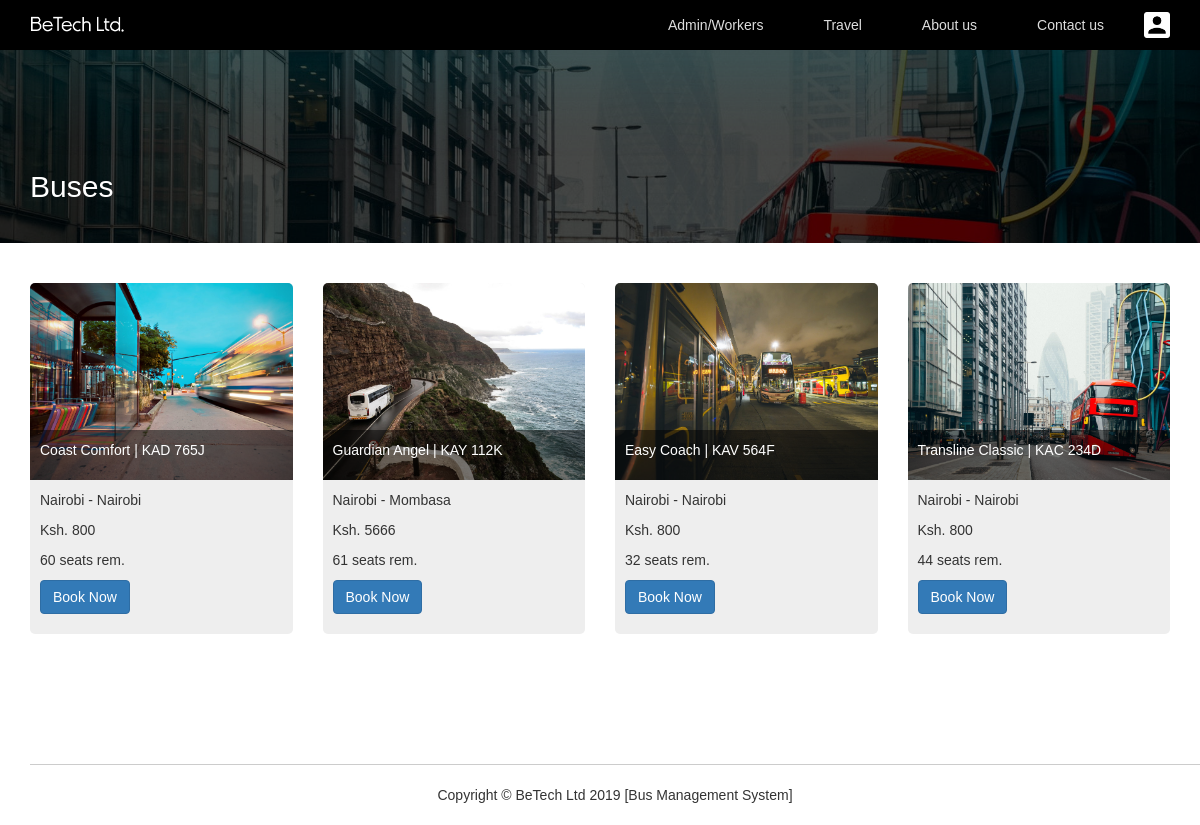
The app's page /buses.php with its own data.
### tables this page shows
CREATE TABLE `buses` (
  `id` int(255) NOT NULL,
  `name` varchar(255) NOT NULL,
  `plate` varchar(255) NOT NULL,
  `route` varchar(255) NOT NULL,
  `seats` int(255) NOT NULL,
  `image` text NOT NULL
);

CREATE TABLE `routes` (
  `id` int(255) NOT NULL,
  `departure` text NOT NULL,
  `destination` text NOT NULL,
  `fare` varchar(255) NOT NULL
);

### include/header-include.php (called while the page is built, shortened)
<?php
  $root_url = "http://localhost/bus-management/";
?>

### buses.php (the view, shortened to what this page needs)
<?php
  include("include/header-include.php");
?>
<html>
<head>
    <?php
        include($root_path . "include/head.php");
    ?>
</head>
<body>
  <?php
      include($root_path . "include/navigation.php");
  ?>
  <div class="pull-left w-100" style="width:100%; background: url('images/street_coach.jpeg'); background-size: cover; background-position: center; ">
  <div class="pull-left w-100" style="width:100%; padding:100px 0px 30px 0px; background: rgba(0,0,0,.7);">
      <div class="container">
          <h2 style="color: #fff;">Buses</h2>
      </div>
  </div>
  </div>
  <div class="main-body buses">
    <div class="container">
      <div class="pull-left" style="float: left; width: 100%; padding: 20px 0px;">
      </div>
      <div class="row">
       <?php
        $buses_q = "SELECT * FROM buses ";
        if(isset($_GET['route-id'])) {
          $rid = $_GET['route-id'];
          $buses_q .= " WHERE route = '$rid' ORDER BY id DESC";
        } else {
          $buses_q .= " WHERE 1 ORDER BY id DESC";
        }
        $get = mysqli_query($connection, $buses_q);
        if(mysqli_num_rows($get) > 0) {
           while($bus = mysqli_fetch_array($get)) {
        ?>
        <div class="col-xs-12 col-sm-6 col-md-3">
          <div class="one-bus">
            <div class="bus-details-box">
              <div class="bus-details-inner" style="background: url('<?php echo $bus["image"]; ?>'); -webkit-background-size: cover;
       -o-background-size: cover;
          background-size: cover;
  background-position: center;">
                <div class="bus-details-slide">
                  <p><?php echo $bus["name"]; ?> | <?php echo $bus["plate"]; ?></p>
                </div>
              </div>
            </div>
            <div class="more-details">
              <?php
              $route_id = (int)$bus["route"];
              $route = mysqli_query($connection, "SELECT * FROM routes WHERE id = '$route_id'");
              $route = mysqli_fetch_array($route);
              ?>
              <p><?php echo $route["departure"] ." - " . $route["destination"]; ?></p>
              <p>Ksh. <?php echo $route["fare"]; ?></p>
              <?php
              $bus_id = $bus["id"];
              $rem_q = "SELECT * FROM seats WHERE bus_id = '$bus_id' AND booking = 'empty-seat'";
              $rem = mysqli_query($connection, $rem_q);
              $rem_seats = mysqli_num_rows($rem);
              ?>
              <p><?php echo $rem_seats; ?> seats rem.</p>
              <?php
                if(isset($_SESSION["admin"])) {
              ?>
              <a href="<?php echo($root_url); ?>admin/bookings.php?bus-id=<?php echo $bus["id"]; ?>" class="btn btn-primary">View Bookings</a>
              <?php
                } else {
              ?>
              <a href="<?php echo $root_url; ?>customer/book.php?bus-id=<?php echo $bus["id"]; ?>" class="btn btn-primary" >Book Now</a>
              <?php
                }
              ?>
            </div>
          </div>
        </div>
        <?php
            }
        }
      ?>
      </div>
    <?php
    include($root_path . "include/footer.php");
    ?>
    </body>
</html>

### include/head.php (shortened to what this page needs)
<link rel="stylesheet" type="text/css" href="<?php echo $root_url; ?>css/overall.css" />
<link rel="stylesheet" type="text/css" href="<?php echo $root_url; ?>css/navigation.css" />
<link rel="stylesheet" type="text/css" href="<?php echo $root_url; ?>css/bootstrap.min.css" />
<link rel="stylesheet" type="text/css" href="<?php echo $root_url; ?>css/footer.css">
<link rel="stylesheet" type="text/css" href="<?php echo $root_url; ?>css/file_upload.css">
<link rel="stylesheet" type="text/css" href="<?php echo $root_url; ?>css/simple-inputs.css">
<link rel="stylesheet" type="text/css" href="<?php echo $root_url; ?>css/login-register.css">
<link rel="stylesheet" type="text/css" href="<?php echo $root_url; ?>css/routes.css">
<link rel="stylesheet" type="text/css" href="<?php echo $root_url; ?>css/buses.css">
<link rel="stylesheet" type="text/css" href="<?php echo $root_url; ?>css/index.css">

### include/navigation.php (shortened to what this page needs)
<div class="site-header">
<div class="container">
<a href="<?php echo $root_url; ?>index.php">
    <img class="site-logo" src="<?php echo $root_url; ?>images/icons/betech_logo.png" />
</a>
<div class="desk_nav_wrapper">
    <ul class="list-unstyled list-inline desk_nav">
        <a href="">
            <li class="desk_menu user_menu">
                <img src="<?php echo $root_url; ?>images/icons/user_icon.png" alt="User Image" class="img-responsive nav_profile_pic" />
            </li>
        </a>
        <a href="<?php echo $root_url; ?>contact-us.php">
            <li class="desk_menu">Contact us</li>
        </a>
        <a href="<?php echo $root_url; ?>about-us.php">
            <li class="desk_menu">About us</li>
        </a>
        <li class="desk_menu">Travel
        </li>
        <a href="<?php echo $root_url; ?>login.php">
            <li class="desk_menu">Admin/Workers</li>
        </a>
    </ul>
</div>
</div>
</div>
<div class="clear-nav"></div>

### include/footer.php (shortened to what this page needs)
<div class="site-footer">
<div class="container">
<div class="copy-stat text-center">
<br />Copyright &copy; BeTech Ltd 2019 [Bus Management System]
<br /><br />
</div>
</div>
</div>

### css/overall.css (style rules this page uses)
* { padding: 0px; margin: 0px; outline: 0px; border: none; box-sizing: border-box; font-family: Helvetica; font-family: Sans-Serif,"Segoe UI","Segoe WP",Arial; -webkit-transition: .3s; transition: .3s; text-decoration: none; }

### css/navigation.css (style rules this page uses)
.site-header { float: left; width: 100%; height: 50px; background:#000; color: #333; position: fixed; z-index:10; box-shadow: 0px 1px 100px rgba(11,168,190,0.3); }
.site-logo { float: left; height: 100%; padding: 10px 0px; display:block; }
.desk_nav_wrapper, ul.desk_nav { float: right; height: 100%; }
ul.desk_nav { list-style:none; }
ul.desk_nav a { color: #ddd; }
ul.desk_nav li { float: right; height: 100%; line-height: 46px; padding: 0px 30px; border-top:2px solid transparent; border-bottom:2px solid transparent; position: relative; color: #ddd; cursor: pointer; }
ul.desk_nav li.user_menu { position: relative; padding: 0px; padding-left: 10px; }
ul.desk_nav li.user_menu img { padding: 10px 0px; height: 100%; }
.clear-nav { clear: both; float: left; width: 100%; height: 50px; }

### css/footer.css (style rules this page uses)
.site-footer { float: left; width: 100%; background: #fff; padding-top: 100px; }
.site-footer .container { border-top: 1px solid #ccc; }

### css/login-register.css (style rules this page uses)
* { box-sizing: border-box; transition: .3s; }

### css/buses.css (style rules this page uses)
.one-bus { float: left; width: 100%; background: #eee; -webkit-border-radius: 5px; border-radius: 5px; overflow: hidden; margin-bottom: 30px; cursor: pointer; }
.one-bus .bus-details-box { float: left; width: 100%; position: relative; display: block; }
.one-bus .bus-details-box { content: ""; padding-top: 75%; display: block; }
.one-bus .bus-details-box .bus-details-inner { position: absolute; top: 0; left: 0; bottom: 0; right: 0; -webkit-background-size: cover; -o-background-size: cover; background-size: cover; background-position: center; }
.one-bus .bus-details-box .bus-details-inner .bus-details-slide { position: absolute; left: 0; bottom: 0; right: 0; background: rgba(0,0,0,.5); padding:10px; color:#fff; }
.one-bus .more-details { padding:10px 10px 20px 10px; width: 100%; float: left; }

### records on screen
buses: image (picture), name "Coast Comfort", plate "KAD 765J", routes.departure "Nairobi", routes.destination "Nairobi", routes.fare "800", rem_seats "60"
buses: image (picture), name "Guardian Angel", plate "KAY 112K", routes.departure "Nairobi", routes.destination "Mombasa", routes.fare "5666", rem_seats "61"
buses: image (picture), name "Easy Coach", plate "KAV 564F", routes.departure "Nairobi", routes.destination "Nairobi", routes.fare "800", rem_seats "32"
buses: image (picture), name "Transline Classic", plate "KAC 234D", routes.departure "Nairobi", routes.destination "Nairobi", routes.fare "800", rem_seats "44"
